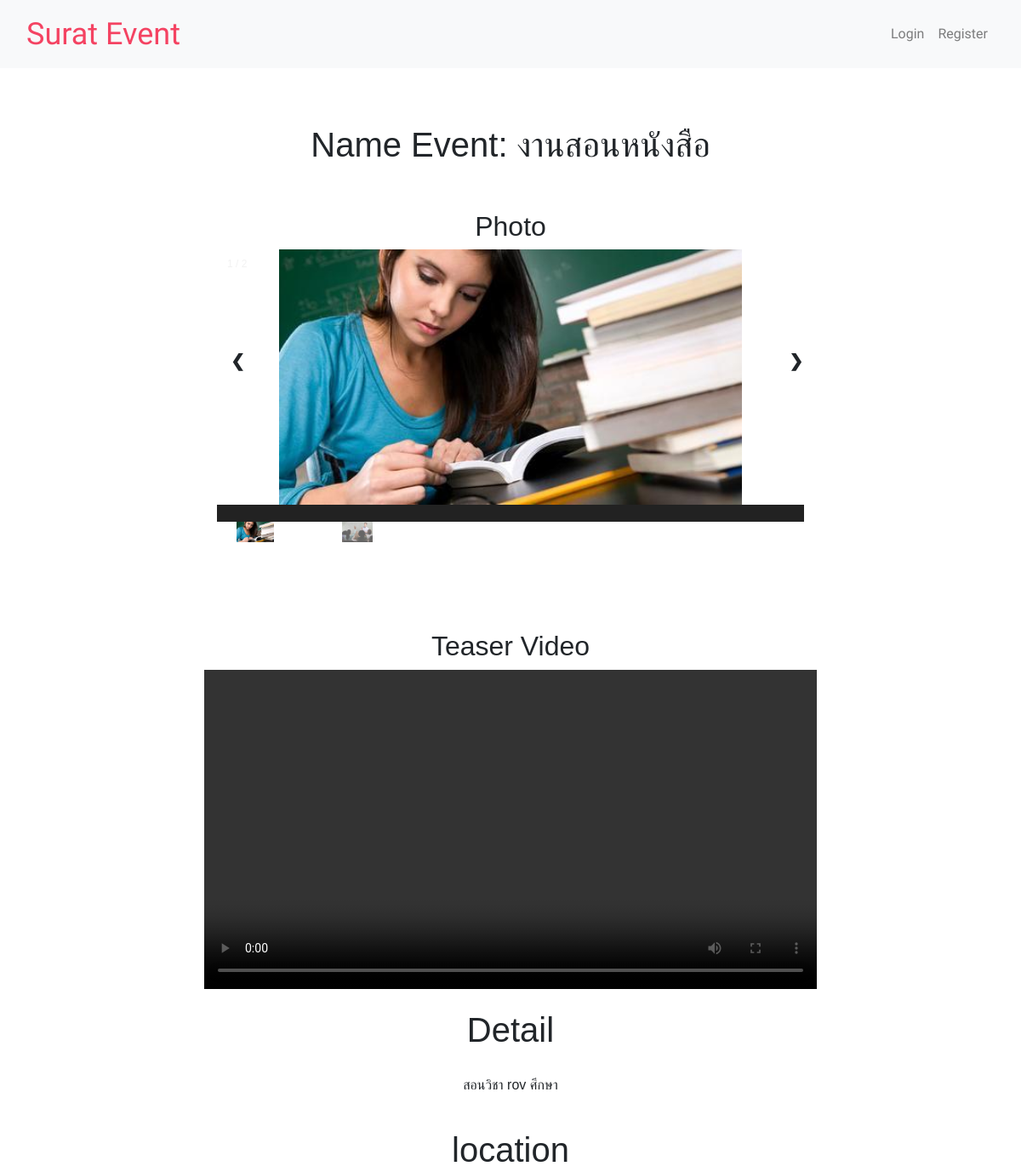
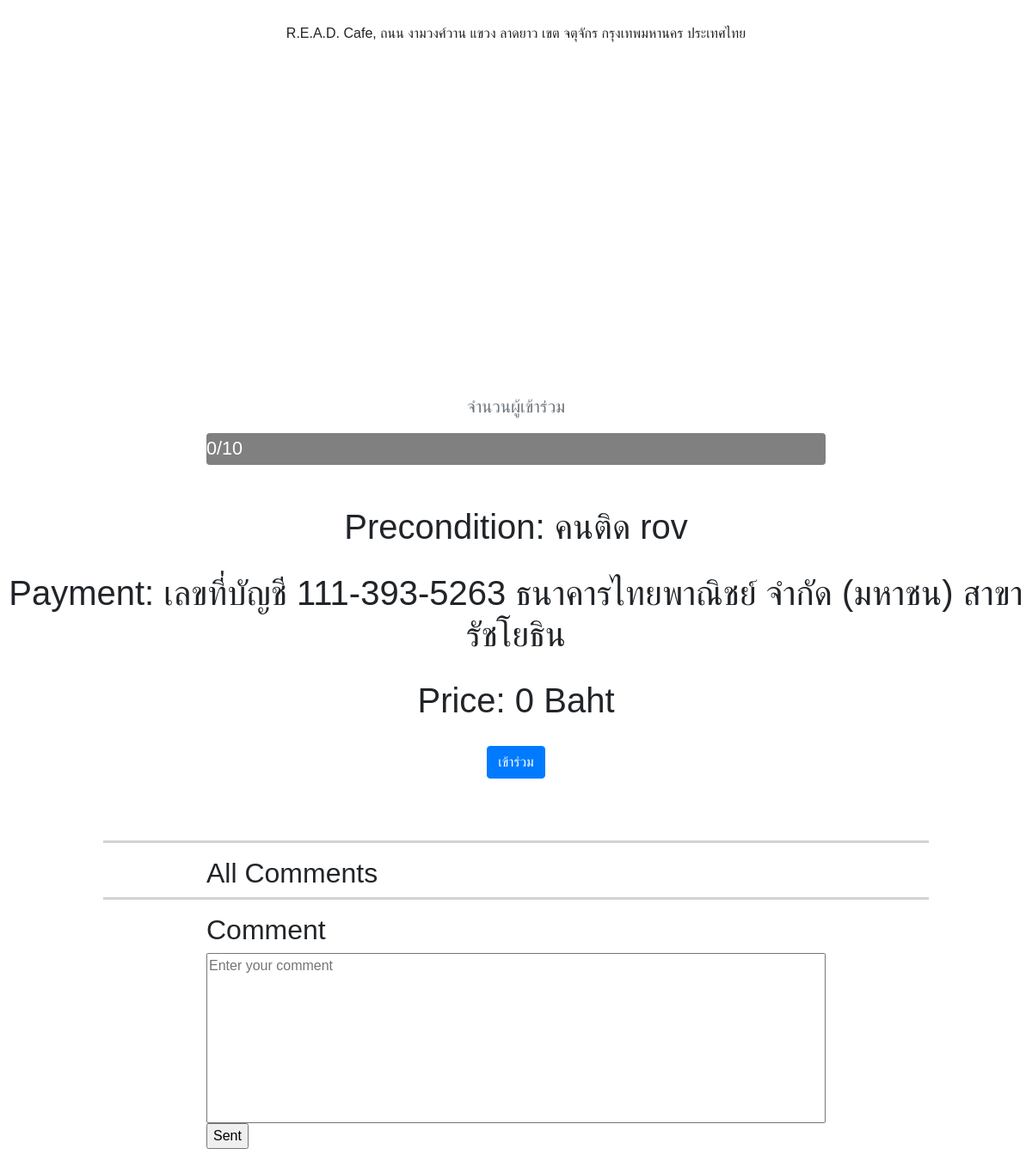
Page /project/page.php?id_ev=17 on the committed database (2 pictures, top to bottom).
### tables this page shows
CREATE TABLE `events` (
  `id_ev` int(11) NOT NULL,
  `id_ac` int(11) NOT NULL,
  `name_event` text NOT NULL,
  `detail` text NOT NULL,
  `image` text NOT NULL,
  `teaser_VDO` text NOT NULL,
  `date` varchar(15) NOT NULL,
  `time` varchar(10) NOT NULL,
  `location` text NOT NULL,
  `map` text NOT NULL,
  `current_capacity` int(11) DEFAULT '0',
  `capacity` int(11) NOT NULL,
  `free` int(11) NOT NULL,
  `type` varchar(30) NOT NULL,
  `precondition` text NOT NULL,
  `create_time` varchar(20) NOT NULL,
  `status` varchar(1) NOT NULL DEFAULT 'y',
  `google_form_url` text NOT NULL,
  `payment` text NOT NULL
);

### project/src/Database.php (called while the page is built, shortened)
<?php
class Database {
  function loadEvent($id_ev){
    $connection = new PDO('mysql:host=localhost;dbname=project;charset=utf8mb4','admin','admin1234');
    $statement = $connection->query('SELECT * FROM events WHERE id_ev="'.$id_ev.'"');
    while($row = $statement->fetch(PDO::FETCH_ASSOC)) {
      $event = new Event($row['id_ev'],$row['id_ac'],$row['name_event'],$row['detail'],$row['image'],$row['teaser_VDO'],$row['date'],$row['time'],$row['location'],$row['map'],$row['current_capacity']
      ,$row['capacity'],$row['free'],$row['type'],$row['precondition'],$row['create_time'],$row['status'],$row['google_form_url'],$row['payment']);
      return $event;
    }
  }
}
 ?>

### project/src/Event.php (called while the page is built, shortened)
<?php
class Event{
  protected $name_event;
  protected $detail;
  protected $image;
  protected $teaser_VDO;
  protected $location;
  protected $current_capacity;
  protected $capacity;
  protected $free;
  protected $precondition;
  protected $payment;
  function __construct($id_ev,$id_ac,$name_event, $detail,$image, $teaser_VDO,$date, $time,$location, $map,$current_capacity,$capacity, $free,$type,$precondition,$create_time,$status,$google_form_url,$payment)
  {
    $this->name_event = $name_event;
    $this->detail = $detail;
    $this->image = $image;
    $this->teaser_VDO = $teaser_VDO;
    $this->location = $location;
    $this->current_capacity = $current_capacity;
    $this->capacity = $capacity;
    $this->free = $free;
    $this->precondition = $precondition;
    $this->payment = $payment;
  }
  function get_name_event(){
    return $this->name_event;
  }
  function get_detail(){
    return $this->detail;
  }
  function get_image(){
    return $this->image;
  }
  function get_teaser_VDO(){
    return $this->teaser_VDO;
  }
  function get_location(){
    return $this->location;
  }
  function get_current_capacity(){
    return $this->current_capacity;
  }
  function get_capacity(){
    return $this->capacity;
  }
  function get_free(){
    return $this->free;
  }
  function get_precondition(){
    return $this->precondition;
  }
  function get_payment(){
    return   $this->payment;
  }
}
 ?>

### project/page.php (the view, shortened to what this page needs)
<html lang="en">
<?php
include_once("menubar.php");
  $database = new Database();
  $event = $database->loadEvent($_GET['id_ev']);
 ?>
  <head>
    <link rel='stylesheet' type='text/css' href="https://maxcdn.bootstrapcdn.com/bootstrap/4.0.0/css/bootstrap.min.css">
  </head>
  <body>
       <center> <h1>Name Event: <?php echo $event->get_name_event() ?></h1></center>
       <br>
    <?php
    $list = explode(",", $event->get_image() );
    $check = 0;
    for ($i=0; $i <count($list) ; $i++) {
      if ($list[$i]!="/project/picture/img/icon.png"){
        $check = $check+1;
      }
    }
    if ($check > 0){
      echo '<h2 style="text-align:center">Photo</h2>
      <div class="container" style="width:60%;height:50%">';
    }
          for ($i=0; $i <count($list) ; $i++) {
            if ($list[$i]!="/project/picture/img/icon.png"){
              echo '  <div class="mySlides">
                   <div class="numbertext">1 / 2</div>
                   <img src="'. $list[$i] .'" style="width:100%;display: block;height: 300px;object-fit: contain;">
                 </div>';
            }
          }
          if ($check > 0){
            echo '<a class="prev" onclick="plusSlides(-1)">❮</a>
            <a class="next" onclick="plusSlides(1)">❯</a>
            <div class="caption-container">
              <p id="caption"></p>
            </div>
            <div class="row">';
          }
         for ($i=0; $i <count($list) ; $i++) {
           if ($list[$i]!="/project/picture/img/icon.png"){
             echo '  <div class="column">
               <img class="demo cursor" src="'.$list[$i]. '" style="padding:0%;  width:100%;height:30%;display: block;object-fit: contain;" onclick="currentSlide('.((int)$i+1).')">
             </div>';
            }
         }
          ?>
       </div>
     </div><br><br><br>
     <div class="">
       <center><?php if ($event->get_teaser_VDO() != '/project/picture/img/no-video.png'){ echo '<h2 style="text-align:center">Teaser Video</h2><video src="'.$event->get_teaser_VDO().'"  controls style="width:60%;height:50%"></video>'; } ?>
         <br><br>
         <h1>Detail</h1>
         <p style="word-wrap: break-word;width:60%"><?php echo $event->get_detail() ?></p><br>
              <h1>location</h1>
              <p><?=$event->get_location() ?></p>
                  <div id="map"></div>
         <p>
       <p class="lead text-muted">จำนวนผู้เข้าร่วม</p>
       <div class="progress mybar" style="background-color: gray;width:60%;height:5%">
      <div class="progress-bar bg-blue progress-bar-striped progress-bar-animated " style="font-color:white;font-size:180%;width:<?php echo strval(($event->get_current_capacity()/$event->get_capacity())*100); ?>%" ><span style="color:white;"><?php echo strval($event->get_current_capacity())."/".strval($event->get_capacity()); ?></span></div>
       </div><br><br>
       <?php
            if(trim($event->get_precondition()," ")==''){
              echo "  <h1>Precondition: ---- </h1>";
            }else{
              echo "  <h1>Precondition: ".  $event->get_precondition() ."</h1>";
            }
            if(!trim($event->get_payment()," ")==''){
                echo "  <h1>Payment: ".  $event->get_payment() ."</h1>";
            }
        ?>
       <h1>Price: <?= $event->get_free()?> Baht</h1>
       <?php
       if (isset($_SESSION['user'])){
                if ($event->get_current_capacity() < $event->get_capacity()){
                  if ($_SESSION['user']->getStatus()!='y'){
                      echo '<button  class="btn btn-primary" onclick="myFunction()" type="button" name="button">submit</button>';
                  }else{
                        echo '<a onclick="callmodal()"  class="btn btn-primary" >เข้าร่วม</a>';
                  }
                } else {
                  echo '<a class="btn btn-primary" style="color:white">เต็ม</a>';
                }
              } else {
                if ($event->get_current_capacity() < $event->get_capacity()){
                  echo '<a href="login.php?id_ev='.$_GET['id_ev'].'" class="btn btn-primary">เข้าร่วม</a>';
                } else {
                  echo '<a class="btn btn-primary" style="color:white">เต็ม</a>';
                }
              }
        ?>
     </center><br><br><br>
     </div>
     <center><p style="width:80%;border-bottom: 3px solid lightgray;"></p>
      <div class="" style="text-align:left;width:60%;">
        <h2>All Comments</h2>
      </div>
      <center><p style="width:80%;border-bottom: 3px solid lightgray;"></p>
      <div class="" style="text-align:left;width:60%;">
        <h2>Comment</h2>
        <form id="comment" class="" action="comment.php" method="post">
          <textarea required style="width:100%;resize: none;" name="comment" rows="8" cols="80" Type="text" placeholder="Enter your comment"></textarea><br>
          <input type="submit" name="" value="Sent">
        </form>
        <br><br>
      </div>
      </center>
  </body>
</html>

### project/page.php (style rules this page uses)
body { padding-top: 50px; }
h1 { margin-bottom: 20px; padding-bottom: 9px; }
.mybar { width: 100%; }
body { font-family: Arial; margin: 0; }
* { box-sizing: border-box; }
img { vertical-align: middle; }
.container { position: relative; }
.mySlides { display: none; }
.cursor { cursor: pointer; }
.prev, .next { cursor: pointer; position: absolute; top: 40%; width: auto; padding: 16px; margin-top: -50px; color: white; font-weight: bold; font-size: 20px; border-radius: 0 3px 3px 0; user-select: none; -webkit-user-select: none; }
.next { right: 0; border-radius: 3px 0 0 3px; }
.numbertext { color: #f2f2f2; font-size: 12px; padding: 8px 12px; position: absolute; top: 0; }
.caption-container { text-align: center; background-color: #222; padding: 2px 16px; color: white; }
.row:after { content: ""; display: table; clear: both; }
.column { float: left; width: 16.66%; }
.demo { opacity: 0.6; }
.active, .demo:hover { opacity: 1; }
#map { height: 50%; width: 60%; margin-top: 10px; }

### rows in the picture
events: name_event "งานสอนหนังสือ", image (picture), detail "สอนวิชา rov ศึกษา", location "R.E.A.D. Cafe, ถนน งามวงศ์วาน แขวง ลาดยาว เขต จตุจักร กรุงเทพมหานคร ประเทศไทย", current_capacity "0", capacity "10", precondition "คนติด rov", payment "เลขที่บัญชี 111-393-5263 ธนาคารไทยพาณิชย์ จำกัด (มหาชน) สาขารัชโยธิน", free "0"
